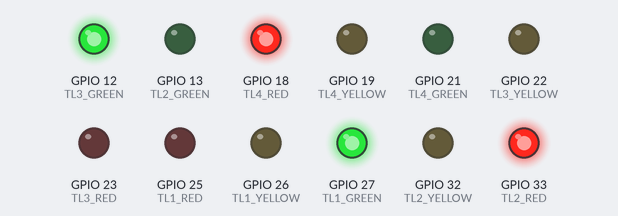
A sketch run on a simulated ESP32. Shown: output pins drawn as LEDs (lit = HIGH). WiFi joins after 1.5 s; servers stay silent unless stated; what the sketch prints to the serial monitor is not drawn.

Above: at 2.5 s.
At 4.0 s:
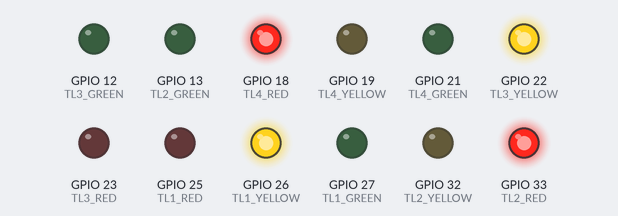
At 5.5 s:
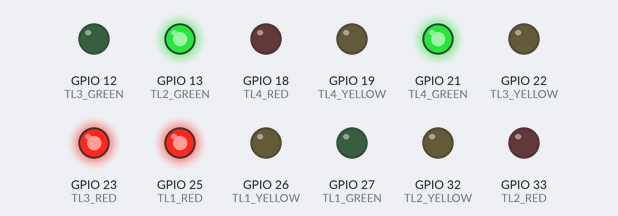
At 7.0 s:
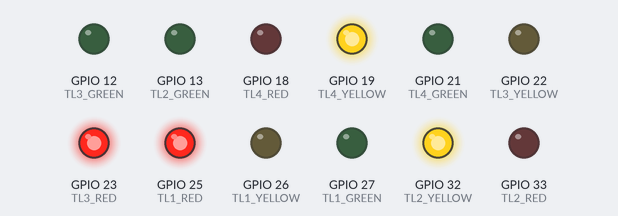
Timing chart, 0 to 9.4 s (numbered marks = the images above):
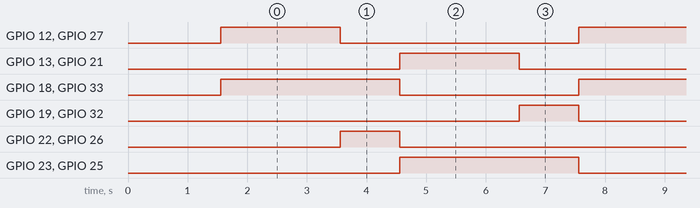

Measured:
- by itself, GPIO 12 (TL3_GREEN), GPIO 13 (TL2_GREEN), GPIO 21 (TL4_GREEN), GPIO 27 (TL1_GREEN): alternates HIGH for 2.0 s and LOW for 4.0 s
- by itself, GPIO 18 (TL4_RED), GPIO 23 (TL3_RED), GPIO 25 (TL1_RED), GPIO 33 (TL2_RED): alternates HIGH for 3.0 s and LOW for 3.0 s
- by itself, GPIO 19 (TL4_YELLOW), GPIO 22 (TL3_YELLOW), GPIO 26 (TL1_YELLOW), GPIO 32 (TL2_YELLOW): alternates HIGH for 1.0 s and LOW for 5.0 s

The sketch:

Trafficlightfix.ino
```cpp
#include <WiFi.h>
#include <WiFiClient.h>
#include <WebServer.h>
#include <ESPmDNS.h>
#include <Update.h>

const char* host = "esp32";
const char* ssid = "JURAGAN SOEDARTO LT1C";
const char* password = "JURAGAN73";

// Traffic Light 1
#define TL1_RED     25
#define TL1_YELLOW  26
#define TL1_GREEN   27

// Traffic Light 2
#define TL2_RED     33
#define TL2_YELLOW  32
#define TL2_GREEN   13

// Traffic Light 3
#define TL3_RED     23
#define TL3_YELLOW  22
#define TL3_GREEN   12

// Traffic Light 4
#define TL4_RED     18
#define TL4_YELLOW  19
#define TL4_GREEN   21

// Static IP
IPAddress local_IP(10, 122, 151, 50);
IPAddress gateway(10, 122, 151, 1);
IPAddress subnet(255, 255, 255, 0);
IPAddress primaryDNS(8, 8, 8, 8);
IPAddress secondaryDNS(8, 8, 4, 4);

WebServer server(80);

// Login page
const char* loginIndex =
 "<form name='loginForm'>"
 "<table width='20%' bgcolor='A09F9F' align='center'>"
 "<tr><td colspan=2><center><h2>ESP32 Login</h2></center></td></tr>"
 "<tr><td>Username:</td><td><input type='text' name='userid'></td></tr>"
 "<tr><td>Password:</td><td><input type='password' name='pwd'></td></tr>"
 "<tr><td colspan=2><input type='submit' onclick='check(this.form)' value='Login'></td></tr>"
 "</table>"
 "</form>"

 "<script>"
 "function check(form){"
 "if(form.userid.value=='admin' && form.pwd.value=='admin'){"
 "window.open('/serverIndex')"
 "} else {"
 "alert('Username atau Password salah')"
 "}"
 "}"
 "</script>";

// Upload page
const char* serverIndex =
 "<script src='https://ajax.googleapis.com/ajax/libs/jquery/3.2.1/jquery.min.js'></script>"
 "<form method='POST' action='#' enctype='multipart/form-data' id='upload_form'>"
 "<input type='file' name='update'>"
 "<input type='submit' value='Update'>"
 "</form>"
 "<div id='prg'>Progress: 0%</div>"

 "<script>"
 "$('form').submit(function(e){"
 "e.preventDefault();"
 "var form = $('#upload_form')[0];"
 "var data = new FormData(form);"

 "$.ajax({"
 "url: '/update',"
 "type: 'POST',"
 "data: data,"
 "contentType: false,"
 "processData:false,"
 "xhr: function() {"
 "var xhr = new window.XMLHttpRequest();"
 "xhr.upload.addEventListener('progress', function(evt) {"
 "if (evt.lengthComputable) {"
 "var per = evt.loaded / evt.total;"
 "$('#prg').html('Progress: ' + Math.round(per * 100) + '%');"
 "}"
 "}, false);"
 "return xhr;"
 "},"
 "success:function(d, s) {"
 "alert('Update berhasil. ESP32 akan restart');"
 "},"
 "error: function(a, b, c) {"
 "alert('Update gagal');"
 "}"
 "});"
 "});"
 "</script>";

void setup() {
  Serial.begin(9600);

  pinMode(TL1_RED, OUTPUT);
  pinMode(TL1_YELLOW, OUTPUT);
  pinMode(TL1_GREEN, OUTPUT);

  pinMode(TL2_RED, OUTPUT);
  pinMode(TL2_YELLOW, OUTPUT);
  pinMode(TL2_GREEN, OUTPUT);

  pinMode(TL3_RED, OUTPUT);
  pinMode(TL3_YELLOW, OUTPUT);
  pinMode(TL3_GREEN, OUTPUT);

  pinMode(TL4_RED, OUTPUT);
  pinMode(TL4_YELLOW, OUTPUT);
  pinMode(TL4_GREEN, OUTPUT);

// if (!WiFi.config(local_IP, gateway, subnet, primaryDNS, secondaryDNS)) {
//   Serial.println("Gagal mengatur Static IP");
// }

  WiFi.begin(ssid, password);

  Serial.print("Connecting to WiFi");

  while (WiFi.status() != WL_CONNECTED) {
    delay(500);
    Serial.print(".");
  }

  Serial.println("");
  Serial.println("WiFi Connected");
  Serial.print("IP Address: ");
  Serial.println(WiFi.localIP());

  if (MDNS.begin(host)) {
    Serial.println("mDNS started");
    Serial.print("Open in browser: http://");
    Serial.print(host);
    Serial.println(".local");
  }

  server.on("/", HTTP_GET, []() {
    server.sendHeader("Connection", "close");
    server.send(200, "text/html", loginIndex);
  });

  server.on("/serverIndex", HTTP_GET, []() {
    server.sendHeader("Connection", "close");
    server.send(200, "text/html", serverIndex);
  });

  server.on("/update", HTTP_POST, []() {
    server.sendHeader("Connection", "close");
    server.send(200, "text/plain", (Update.hasError()) ? "FAIL" : "OK");
    delay(1000);
    ESP.restart();
  }, []() {

    HTTPUpload& upload = server.upload();

    if (upload.status == UPLOAD_FILE_START) {
      Serial.printf("Update Start: %s\n", upload.filename.c_str());

      if (!Update.begin(UPDATE_SIZE_UNKNOWN)) {
        Update.printError(Serial);
      }

    } else if (upload.status == UPLOAD_FILE_WRITE) {

      if (Update.write(upload.buf, upload.currentSize) != upload.currentSize) {
        Update.printError(Serial);
      }

    } else if (upload.status == UPLOAD_FILE_END) {

      if (Update.end(true)) {
        Serial.printf("Update Success: %u bytes\n", upload.totalSize);
      } else {
        Update.printError(Serial);
      }
    }
  });

  server.begin();
  Serial.println("HTTP server started");
}

void loop() {
  server.handleClient();

  // Jalur 1 dan 3 hijau
  digitalWrite(TL1_RED, LOW);
  digitalWrite(TL1_YELLOW, LOW);
  digitalWrite(TL1_GREEN, HIGH);

  digitalWrite(TL2_RED, HIGH);
  digitalWrite(TL2_YELLOW, LOW);
  digitalWrite(TL2_GREEN, LOW);

  digitalWrite(TL3_RED, LOW);
  digitalWrite(TL3_YELLOW, LOW);
  digitalWrite(TL3_GREEN, HIGH);

  digitalWrite(TL4_RED, HIGH);
  digitalWrite(TL4_YELLOW, LOW);
  digitalWrite(TL4_GREEN, LOW);

  delay(2000);

  // Jalur 1 dan 3 kuning
  digitalWrite(TL1_GREEN, LOW);
  digitalWrite(TL1_YELLOW, HIGH);

  digitalWrite(TL3_GREEN, LOW);
  digitalWrite(TL3_YELLOW, HIGH);

  delay(1000);

  // Jalur 2 dan 4 hijau
  digitalWrite(TL1_RED, HIGH);
  digitalWrite(TL1_YELLOW, LOW);

  digitalWrite(TL2_RED, LOW);
  digitalWrite(TL2_GREEN, HIGH);

  digitalWrite(TL3_RED, HIGH);
  digitalWrite(TL3_YELLOW, LOW);

  digitalWrite(TL4_RED, LOW);
  digitalWrite(TL4_GREEN, HIGH);

  delay(2000);

  // Jalur 2 dan 4 kuning
  digitalWrite(TL2_GREEN, LOW);
  digitalWrite(TL2_YELLOW, HIGH);

  digitalWrite(TL4_GREEN, LOW);
  digitalWrite(TL4_YELLOW, HIGH);

  delay(1000);
}
```
